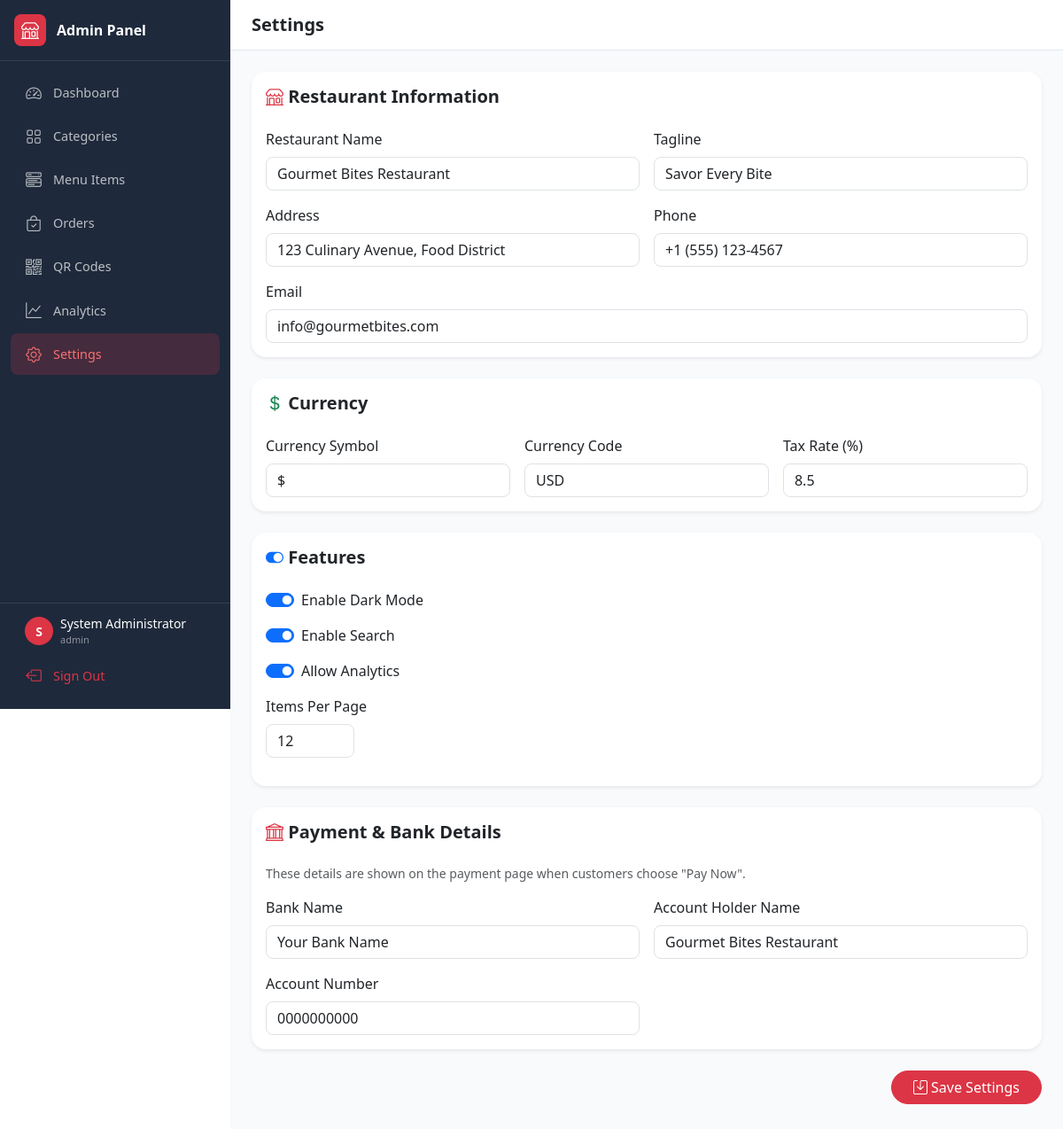
Screenshot of /admin/settings.php (signed in) with the database file from the repository.
### tables this page shows
CREATE TABLE `settings` (
  `id` int(11) NOT NULL,
  `setting_key` varchar(100) NOT NULL,
  `setting_value` text DEFAULT NULL,
  `setting_type` enum('text','number','boolean') DEFAULT 'text',
  `description` varchar(255) DEFAULT NULL
);

### admin/settings.php (the view, shortened to what this page needs)
<?php
$conn = dbConnect();
$settings = [];
$res = $conn->query("SELECT * FROM settings ORDER BY setting_key");
while ($s = $res->fetch_assoc()) $settings[$s['setting_key']] = $s;
include 'header.php';
?>
<form method="POST">
    <div class="card border-0 shadow-sm rounded-4 mb-4">
        <div class="card-body">
            <h5 class="fw-bold mb-4"><i class="bi bi-shop text-danger"></i> Restaurant Information</h5>
            <div class="row g-3">
                <div class="col-md-6"><label class="form-label fw-medium">Restaurant Name</label><input type="text" name="setting_restaurant_name" value="<?= $settings['restaurant_name']['setting_value'] ?>" class="form-control rounded-3"></div>
                <div class="col-md-6"><label class="form-label fw-medium">Tagline</label><input type="text" name="setting_restaurant_tagline" value="<?= $settings['restaurant_tagline']['setting_value'] ?>" class="form-control rounded-3"></div>
                <div class="col-md-6"><label class="form-label fw-medium">Address</label><input type="text" name="setting_restaurant_address" value="<?= $settings['restaurant_address']['setting_value'] ?>" class="form-control rounded-3"></div>
                <div class="col-md-6"><label class="form-label fw-medium">Phone</label><input type="text" name="setting_restaurant_phone" value="<?= $settings['restaurant_phone']['setting_value'] ?>" class="form-control rounded-3"></div>
                <div class="col-12"><label class="form-label fw-medium">Email</label><input type="email" name="setting_restaurant_email" value="<?= $settings['restaurant_email']['setting_value'] ?>" class="form-control rounded-3"></div>
            </div>
        </div>
    </div>
    <div class="card border-0 shadow-sm rounded-4 mb-4">
        <div class="card-body">
            <h5 class="fw-bold mb-4"><i class="bi bi-currency-dollar text-success"></i> Currency</h5>
            <div class="row g-3">
                <div class="col-md-4"><label class="form-label fw-medium">Currency Symbol</label><input type="text" name="setting_currency_symbol" value="<?= $settings['currency_symbol']['setting_value'] ?>" class="form-control rounded-3"></div>
                <div class="col-md-4"><label class="form-label fw-medium">Currency Code</label><input type="text" name="setting_currency_code" value="<?= $settings['currency_code']['setting_value'] ?>" class="form-control rounded-3"></div>
                <div class="col-md-4"><label class="form-label fw-medium">Tax Rate (%)</label><input type="number" step="0.1" name="setting_tax_rate" value="<?= $settings['tax_rate']['setting_value'] ?>" class="form-control rounded-3"></div>
            </div>
        </div>
    </div>
    <div class="card border-0 shadow-sm rounded-4 mb-4">
        <div class="card-body">
            <h5 class="fw-bold mb-4"><i class="bi bi-toggle-on text-primary"></i> Features</h5>
            <?php
            $featureSettings = ['enable_dark_mode', 'enable_search', 'allow_analytics'];
            foreach ($featureSettings as $key):
                $val = $settings[$key]['setting_value'];
            ?>
            <div class="form-check form-switch mb-3">
                <input class="form-check-input" type="checkbox" name="setting_<?= $key ?>" value="1" <?= $val ? 'checked' : '' ?>>
                <label class="form-check-label"><?= ucwords(str_replace('_', ' ', $key)) ?></label>
            </div>
            <?php endforeach; ?>
            <div class="mb-3">
                <label class="form-label fw-medium">Items Per Page</label>
                <input type="number" name="setting_items_per_page" value="<?= $settings['items_per_page']['setting_value'] ?>" class="form-control rounded-3" style="width:100px;">
            </div>
        </div>
    </div>
    <div class="card border-0 shadow-sm rounded-4 mb-4">
        <div class="card-body">
            <h5 class="fw-bold mb-4"><i class="bi bi-bank text-danger"></i> Payment &amp; Bank Details</h5>
            <p class="text-muted small mb-3">These details are shown on the payment page when customers choose "Pay Now".</p>
            <div class="row g-3">
                <div class="col-md-6">
                    <label class="form-label fw-medium">Bank Name</label>
                    <input type="text" name="setting_bank_name"
                        value="<?= htmlspecialchars($settings['bank_name']['setting_value'] ?? '') ?>"
                        class="form-control rounded-3" placeholder="e.g. First National Bank">
                </div>
                <div class="col-md-6">
                    <label class="form-label fw-medium">Account Holder Name</label>
                    <input type="text" name="setting_bank_account_name"
                        value="<?= htmlspecialchars($settings['bank_account_name']['setting_value'] ?? '') ?>"
                        class="form-control rounded-3" placeholder="e.g. Gourmet Bites Restaurant">
                </div>
                <div class="col-md-6">
                    <label class="form-label fw-medium">Account Number</label>
                    <input type="text" name="setting_bank_account_number"
                        value="<?= htmlspecialchars($settings['bank_account_number']['setting_value'] ?? '') ?>"
                        class="form-control rounded-3" placeholder="e.g. 0123456789">
                </div>
            </div>
        </div>
    </div>
    <div class="d-flex justify-content-end mb-4">
        <button type="submit" class="btn btn-danger rounded-pill px-4"><i class="bi bi-save"></i> Save Settings</button>
    </div>
</form>
<?php include 'footer.php'; ?>

### css/admin.css (style rules this page uses)
:root { --sidebar-width: 260px; --primary: #dc3545; --sidebar-bg: #1e293b; --sidebar-hover: #334155; }
.card { border-radius: 1rem; border: none; }
.btn { font-weight: 500; }

### rows the page displays
settings: setting_restaurant_name "Gourmet Bites Restaurant"
settings: setting_restaurant_tagline "Savor Every Bite"
settings: setting_restaurant_address "123 Culinary Avenue, Food District"
settings: setting_restaurant_phone "+1 (555) 123-4567"
settings: setting_restaurant_email "info@gourmetbites.com"
settings: setting_currency_symbol "$"
settings: setting_currency_code "USD"
settings: setting_tax_rate "8.5"
settings: setting_value "☑"
settings: setting_value "☑"
settings: setting_value "☑"
settings: setting_items_per_page "12"
settings: setting_bank_name "Your Bank Name"
settings: setting_bank_account_name "Gourmet Bites Restaurant"
settings: setting_bank_account_number "0000000000"

### other values shown
substr($_SESSION['admin_name'], 0, 1) "S"
$_SESSION['admin_name'] "System Administrator"
$_SESSION['admin_role'] "admin"
$pageTitle "Settings"
str_replace('_', ' ', $key) "Enable Dark Mode"
str_replace('_', ' ', $key) "Enable Search"
str_replace('_', ' ', $key) "Allow Analytics"
